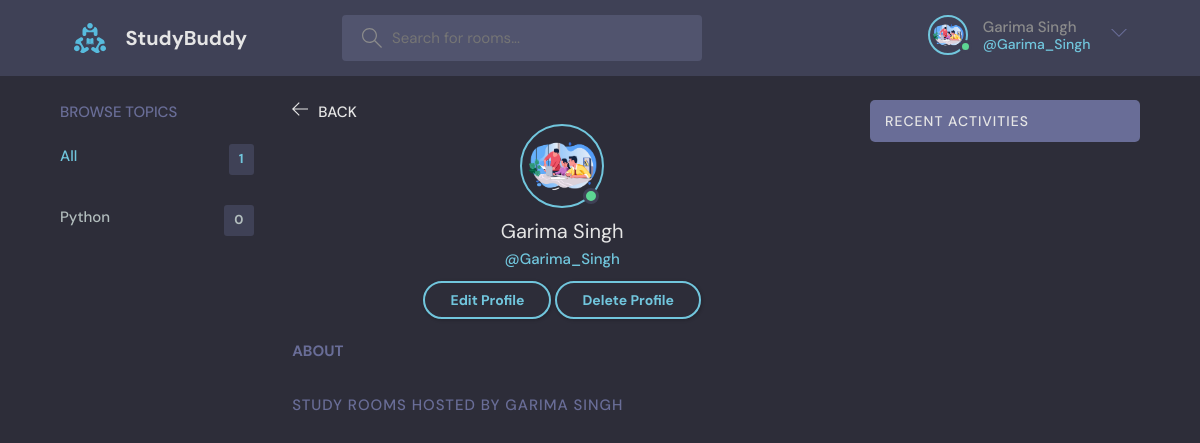
/profile/1/ (signed in), run on an earlier commit of the app's database.
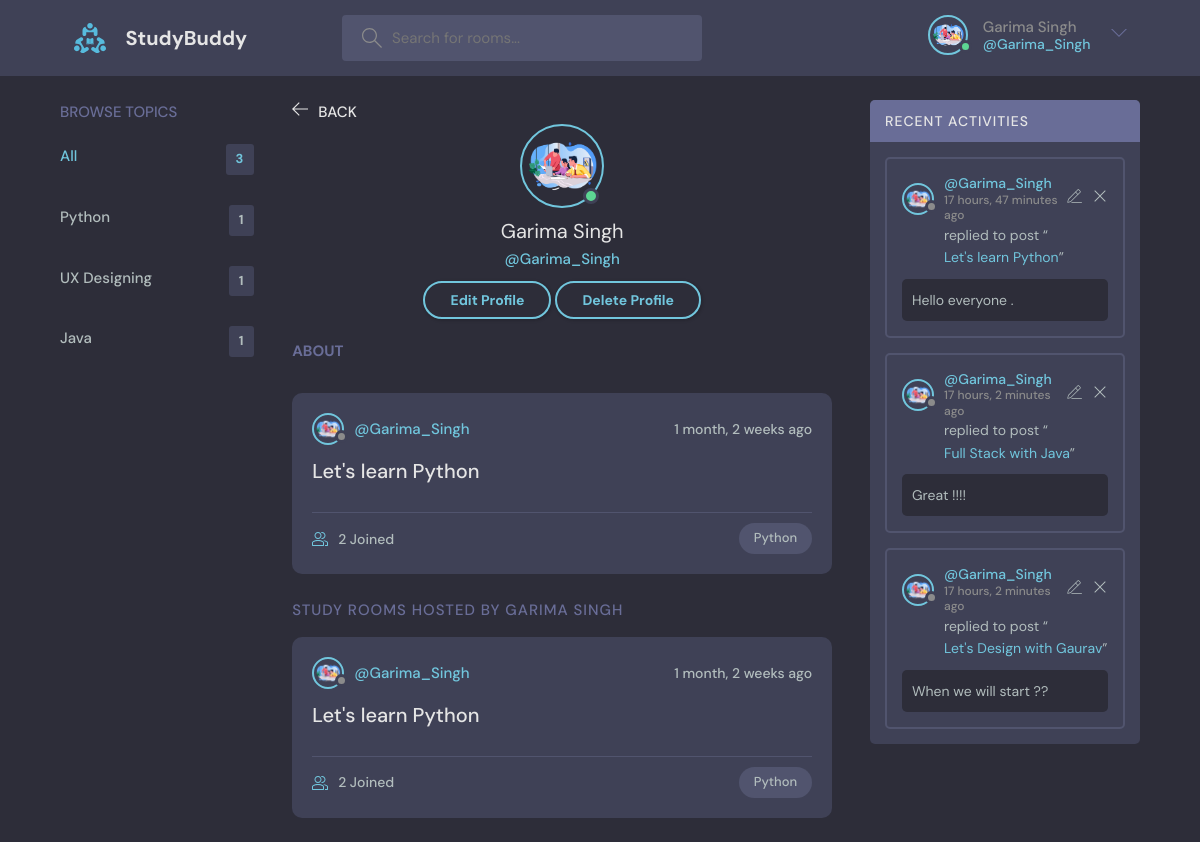
And on a later commit of the database.
### base/models.py (models this page shows, shortened)
class User(AbstractUser) :
    full_name=models.CharField(max_length=250,null=True)   # with null=True , we can store null value but can not leave it blank
    username = models.CharField(max_length=200 , unique=True,null=True)
    email = models.EmailField(unique=True,null=True)
    bio = models.TextField(null=True,blank=True)
    avatar = models.ImageField(null=True , default='avatar.svg')
    USERNAME_FIELD = 'email'        # Users log in with email.
    REQUIRED_FIELDS = ['username']      # Username is still required during registration.
    def __str__(self):
        return self.username  # Ensures username is returned instead of email
    ''' When USERNAME_FIELD = 'email', Django’s authentication system expects the email for login.
        If you print request.user in the frontend, it might show the email because Django’s default __str__ method might be using USERNAME_FIELD.
        Explicitly defining __str__ to return self.username fixes this issue. '''

class Topic(models.Model):
    name= models.CharField(max_length=200)
    def __str__(self):
        return self.name

class Room(models.Model):
    host = models.ForeignKey(User, on_delete=models.CASCADE,null=True)
    topic = models.ForeignKey(Topic, on_delete=models.SET_NULL,null=True) # SET_NULL will set the topic field to NULL in database if Parent topic is deleted or topic gets deleted from Topic Model
    name = models.CharField(max_length=200)
    description = models.TextField(null=True , blank= True)
    participants = models.ManyToManyField(User,related_name='participants',blank=True)  # null=True , null has no effect on many to many
    updated = models.DateTimeField(auto_now = True)
    created = models.DateTimeField(auto_now_add=True)
    class Meta :
        ordering = ['-created']

class Message(models.Model) :
    user = models.ForeignKey(User,on_delete=models.CASCADE)
    room=models.ForeignKey(Room, on_delete=models.CASCADE)
    body = models.TextField()
    updated = models.DateTimeField(auto_now = True)
    created = models.DateTimeField(auto_now_add=True)

### base/views.py (the view)
# urls.py: path("profile/<str:pk>/", views.userProfile, name="profile"),
@login_required(login_url='login')
def userProfile(request,pk):
    user=User.objects.get(id=pk)
    rooms=user.room_set.all()
    topics=Topic.objects.all()
    room_messages=user.message_set.all()
    context={'user':user,'rooms':rooms,'room_messages':room_messages,'topics':topics}
    return render(request,'base/profile.html',context)

### base/templates/base/profile.html (shortened to what this page needs)
{% extends "base.html" %} {% block content %}
<main class="profile-page layout layout--3">
   <div class="container">
      {% include "base/topics_component.html" %}
     <div class="roomList">
      <div class="room__topLeft">
  <a href="{{request.META.HTTP_REFERER}}">
    <svg
      version="1.1"
      xmlns="http://www.w3.org/2000/svg"
      width="32"
      height="32"
      viewBox="0 0 32 32"
    >
      <title>arrow-left</title>
      <path
        d="M13.723 2.286l-13.723 13.714 13.719 13.714 1.616-1.611-10.96-10.96h27.625v-2.286h-27.625l10.965-10.965-1.616-1.607z"
      ></path>
    </svg>
  </a>
  <h3>Back</h3>
</div>
<div class="profile">
  <div class="profile__avatar">
    <div class="avatar avatar--large active">
      <img src="{{user.avatar.url}}" />
    </div>
  </div>
  <div class="profile__info">
    <h3>{{user.full_name}}</h3>
    <p>@{{user.username}}</p>
    {% if request.user == user %}
    <a href="{% url 'update-user' %}" class="btn btn--main btn--pill">Edit Profile</a>
    <a href="{% url 'delete-user' %}" class="btn btn--main btn--pill">Delete Profile</a>
    {% endif %}
  </div>
  <div class="profile__about">
    <h3>About</h3>
  </div>
</div>
       {% include "base/feed_component.html" %}
       <div class="roomList__header">
         <div>
           <h2>Study Rooms Hosted by {{user.full_name}}</a>
           </h2>
         </div>
       </div>
       {% include "base/feed_component.html" %}
     </div>
     {% include "base/activity_component.html" %}
   </div>
 </main>
 {% endblock content %}

### templates/base.html (shortened to what this page needs)
<!DOCTYPE html>
{% load static %}
<html lang="en">
  <head>
    <link
      rel="stylesheet"
      type="text/css"
      href="{% static 'css/style.css' %}"
    />
  </head>
  <body>
    <header class="header header--loggedIn">
      <div class="container">
        <a href="{% url 'home' %}" class="header__logo">
          <img src="{% static 'images/logo.svg' %}" />
          <h1>StudyBuddy</h1>
        </a>
        <form class="header__search" action="{% url 'home' %}" method="GET">
          <label>
            <input type="text" name="q" placeholder="Search for rooms..." />
          </label>
        </form>
        <nav class="header__menu">
          {% if request.user.is_authenticated %}
          <div class="header__user">
            <a href="{% url 'profile' request.user.id %}">
              <div class="avatar avatar--medium active">
                <img src="{{request.user.avatar.url}}" />
              </div>
              <p>
                {{request.user.full_name}}
                <span>@{{request.user.username}}</span>
              </p>
            </a>
            <button class="dropdown-button">
              <svg
                version="1.1"
                xmlns="http://www.w3.org/2000/svg"
                width="32"
                height="32"
                viewBox="0 0 32 32"
              >
                <title>chevron-down</title>
                <path d="M16 21l-13-13h-3l16 16 16-16h-3l-13 13z"></path>
              </svg>
            </button>
          </div>
          {% endif %}
        </nav>
      </div>
    </header>
    {% block content %}{% endblock content %}
  </body>
</html>

### base/templates/base/topics_component.html (shortened to what this page needs)
<div class="topics">
  <div class="topics__header">
    <h2>Browse Topics</h2>
  </div>
  <ul class="topics__list">
    <li>
      <a href="{% url 'home' %}" class="active"
        >All <span>{{topics.count}}</span></a
      >
    </li>
    {% for topic in topics %}
    <li>
      <a href="{% url 'home' %}?q={{topic.name}} "
        >{{topic.name}} <span>{{topic.room_set.all.count}}</span>
      </a>
    </li>
    {% endfor %}
  </ul>
</div>

### base/templates/base/feed_component.html (shortened to what this page needs)
{% for room in rooms %}
<div class="roomListRoom">
  <div class="roomListRoom__header">
    <a href="{% url 'profile' room.host.id %}" class="roomListRoom__author">
      <div class="avatar avatar--small">
        <img src="{{room.host.avatar.url}}" />
      </div>
      <span>@{{room.host}}</span>
    </a>
    <div class="roomListRoom__actions">
      <span>{{room.created | timesince}} ago</span>
    </div>
  </div>
  <div class="roomListRoom__content">
    <a href="{% url 'room' room.id %}">{{room.name}}</a>
  </div>
  <div class="roomListRoom__meta">
    <a href="{% url 'room' room.id %}" class="roomListRoom__joined">
      {{room.participants.count}} Joined
    </a>
    <p class="roomListRoom__topic">{{room.topic}}</p>
  </div>
</div>
{% endfor %}

### base/templates/base/activity_component.html (shortened to what this page needs)
<div class="activities">
  <div class="activities__header">
    <h2>Recent Activities</h2>
  </div>
  <div class="scroll">
    {% for message in room_messages %}
    <div class="activities__box">
      <div class="activities__boxHeader roomListRoom__header">
        <a
          href="{% url 'profile' message.user.id %}"
          class="roomListRoom__author"
        >
          <div class="avatar avatar--small">
            <img src="{{message.user.avatar.url}}" />
          </div>
          <p>
            @{{message.user}}
            <span>{{message.created | timesince}} ago</span>
          </p>
        </a>
        {% if request.user == message.user %}
        <div class="roomListRoom__actions">
          <a href="{% url 'edit-message' message.id %}">
          </a>
          <a href="{% url 'delete-message' message.id %}">
            <svg
              version="1.1"
              xmlns="http://www.w3.org/2000/svg"
              width="32"
              height="32"
              viewBox="0 0 32 32"
            >
              <title>remove</title>
              <path
                d="M27.314 6.019l-1.333-1.333-9.98 9.981-9.981-9.981-1.333 1.333 9.981 9.981-9.981 9.98 1.333 1.333 9.981-9.98 9.98 9.98 1.333-1.333-9.98-9.98 9.98-9.981z"
              ></path>
            </svg>
          </a>
        </div>
        {% endif %}
      </div>
      <div class="activities__boxContent">
        <p>
          replied to post “<a href="{% url 'room' message.room.id %}"
            >{{message.room.name}}</a
          >”
        </p>
        <div class="activities__boxRoomContent">{{message.body}}</div>
      </div>
    </div>
    {% endfor %}
  </div>
</div>

What changed in the data, as far as the page shows it:
computed for Topic "Python": room_set.all.count "0" → "1"
added Topic: name "UX Designing", room_set.all.count "1"
added Topic: name "Java", room_set.all.count "1"
added Room: host.avatar (picture), host "Garima_Singh", created "1 month, 2 weeks", name "Let's learn Python", participants.count "2", topic "Python"
added Message: user.avatar (picture), user "Garima_Singh", created "17 hours, 47 minutes", room.name "Let's learn Python", body "Hello everyone ."
added Message: user.avatar (picture), user "Garima_Singh", created "17 hours, 2 minutes", room.name "Full Stack with Java", body "Great !!!!"
added Message: user.avatar (picture), user "Garima_Singh", created "17 hours, 2 minutes", room.name "Let's Design with Gaurav", body "When we will start ??"
Also different on the page:
{{ topics.count }}: "1" → "3"
